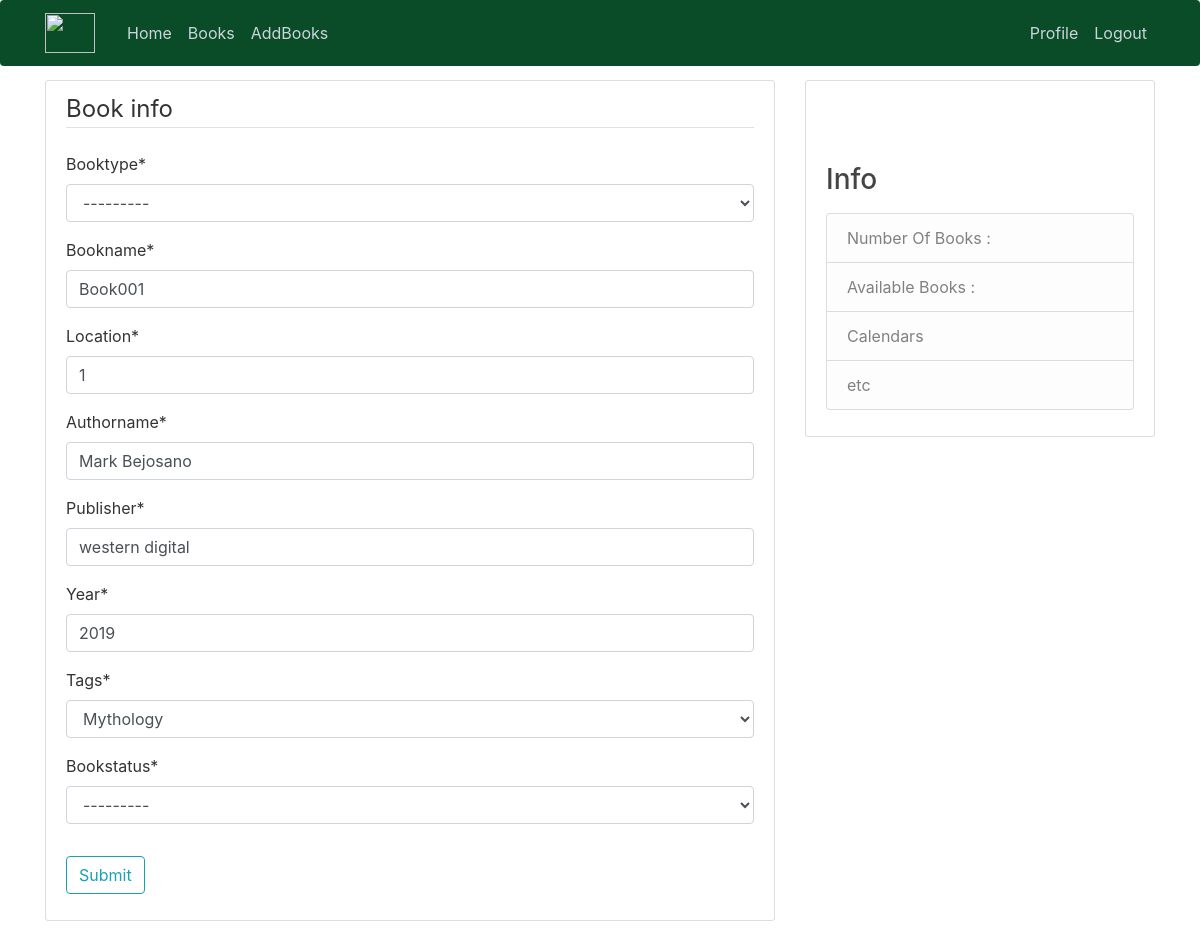
Page /book/7/update (signed in) on the committed database.
### library/models.py (models this page shows, shortened)
class Book(models.Model):
	location = models.IntegerField(default=000,
        validators=[MaxValueValidator(999), MinValueValidator(1)])
	bookname = models.CharField(max_length = 100)
	authorname = models.CharField(max_length = 100)
	publisher = models.CharField(max_length = 100)
	year_publish = models.IntegerField(('year'), default=current_year)
	booktype = models.CharField(max_length=25,choices=book_type)
	tags= models.CharField(max_length=25,choices=book_genre)
	bookstatus = models.CharField(max_length=25,choices=book_status)

### library/views.py (the view, shortened to what this page needs)
# urls.py: path('book/<int:pk>/update', BookUpdateView.as_view(),name='book-update'),
class BookUpdateView(LoginRequiredMixin,UserPassesTestMixin,UpdateView):
    model = Book
    fields = ['booktype','bookname','location','authorname','publisher','year_publish', 'tags','bookstatus']
    def test_func(self):
        user = self.request.user
        if user.is_superuser:
            return True
        return False

### library/templates/library/book_form.html (shortened to what this page needs)
{% extends "library/base.html" %}
{% load crispy_forms_tags %}
{% block content %}
    <div class="content-section">
        <form method="POST"">
            <fieldset class="form-group">
                <legend class="border-bottom mb-4">Book info</legend>
                {{ form|crispy}}
            </fieldset>
            <div class="form-group">
                <button class="btn btn-outline-info" type="submit">Submit</button>
            </div>
        </form>
    </div>
{% endblock content %}

### library/static/library/main.css (style rules this page uses)
body { background: #fafafa; color: #333333; margin-top: 5rem; }
.content-section { background: #ffffff; padding: 10px 20px; border: 1px solid #dddddd; border-radius: 3px; margin-bottom: 20px; }

### rows in the picture
Book: booktype "---------", bookname "Book001", location "1", authorname "Mark Bejosano", publisher "western digital", year_publish "2019", tags "Mythology", bookstatus "---------"
